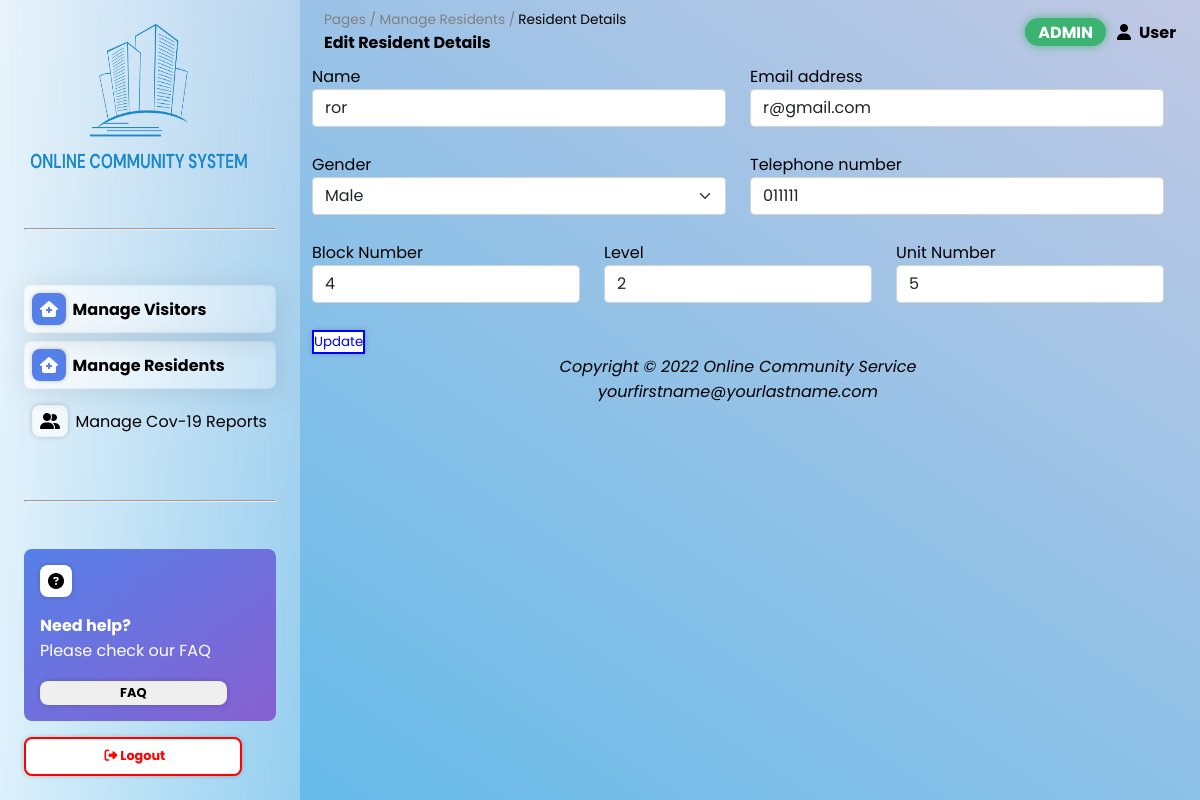
Page /admin/editResidentDetails.php?user_id=1 (signed in) on the committed database.
### tables this page shows
CREATE TABLE `resident` (
  `resident_id` int(11) NOT NULL AUTO_INCREMENT,
  `email` varchar(255) NOT NULL,
  `password` varchar(25) NOT NULL,
  `name` varchar(50) NOT NULL,
  `tel_number` varchar(25) DEFAULT NULL,
  `unit_no` varchar(255) DEFAULT NULL,
  `gender` varchar(25) DEFAULT NULL,
  `block` varchar(50) DEFAULT NULL,
  `level` varchar(25) DEFAULT NULL,
  `photo` varchar(50) DEFAULT NULL,
  PRIMARY KEY (`resident_id`),
  UNIQUE KEY `email` (`email`)
);

### admin/editResidentDetails.php (the view, shortened to what this page needs)
<!DOCTYPE html>
<html lang="en">
<head>
    <link rel="stylesheet" type="text/css" href="../assets/css/stylesheet.css" />
    <?php include_once("../assets/php/config.php"); ?>
</head>
<body>
    <nav>
        <div class="container">
            <img src="../assets/img/logo.png" width="230" height="150">
        </div>
        <hr />
        <div class="container">
            <a href="Display_visitors_details.php">
                <div class="selected navcontrol">
                    <i class="fa-solid fa-house-medical"></i>
                    <span>Manage Visitors</span>
                </div>
            </a>
            <a href="./manageresidents.php">
                <div class="selected navcontrol">
                    <i class="fa-solid fa-house-medical"></i>
                    <span>Manage Residents</span>
                </div>
            </a>
            <a href="./managecovreport.php">
                <div class="navcontrol">
                    <i class="fa-solid fa-user-group"></i>
                    <span>Manage Cov-19 Reports</span>
                </div>
            </a>
        </div>
        <hr />
        <div class="bottom container">
            <div class="profilebox">
                <div><i class="fa-solid fa-circle-question"></i></div>
                <div class="wordprofilebox">
                    <div style="font-weight: bold"><span>Need help?</span></div>
                    <div><span>Please check our FAQ</span></div>
                </div>
                <div><button>FAQ</button></div>
            </div>
            <div class="logout">
                <a href="../assets/php/logout.php"><button><i class="fa-solid fa-right-from-bracket"></i>Logout</button></a>
            </div>
        </div>
    </nav>
    <main>
        <div class="glass">
            <div class="dashboard">
                <div class="leftdash">
                    <div class="up">
                        <div style="color: grey"><span>Pages / Manage Residents /</span></div>
                        <div style="margin-left: 0.2rem">
                            <span>Resident Details</span>
                        </div>
                    </div>
                    <div style="font-weight: bold"><span>Edit Resident Details</span></div>
                </div>
                <div class="rightdash">
                    <div class="status"><span>ADMIN</span></div>
                    <div><i class="fa-solid fa-user"></i><span>User</span></div>
                </div>
            </div>
            <div class="px-4">
                <?php
                $user_id = $_GET['user_id'];
                $result = mysqli_query($connection, "SELECT * FROM resident WHERE resident_id = $user_id");
                $res = mysqli_fetch_array($result);
                ?>
                <form action="../assets/php/updateResident.php" method="post">
                    <div class="row">
                        <div class="col-md-6 col-sm-12">
                            <label for="name" class="form-label">Name</label>
                            <input type="text" class="form-control" id="name" name="name" value="<?php echo $res["name"] ?>" required>
                        </div>
                        <div class="col-md-6 col-sm-12">
                            <label for="email" class="form-label">Email address</label>
                            <input type="email" class="form-control" id="email" name="email" value="<?php echo $res["email"] ?>" required>
                        </div>
                    </div><br>
                    <div class="row">
                        <div class="col-md-6 col-sm-12">
                            <label for="gender" class="form-label">Gender</label>
                            <select class="form-select" name="gender">
                                <option value="male" <?php if ($res["gender"] == "male") {
                                                            echo "selected";
                                                        } ?>>Male</option>
                            </select>
                        </div>
                        <div class="col-md-6 col-sm-12">
                            <label for="telNum" class="form-label">Telephone number</label>
                            <input type="text" class="form-control" id="telNum" name="tel_number" value="<?php echo $res["tel_number"] ?>">
                        </div>
                    </div>
                    <br>
                    <div class="row">
                        <div class="col-md-4 col-sm-12">
                            <label for="block" class="form-label">Block Number</label>
                            <input type="text" class="form-control" id="block" name="block" value="<?php echo $res["block"] ?>">
                        </div>
                        <div class="col-md-4 col-sm-12">
                            <label for="level" class="form-label">Level</label>
                            <input type="text" class="form-control" id="level" name="level" value="<?php echo $res["level"] ?>">
                        </div>
                        <div class="col-md-4 col-sm-12">
                            <label for="unit_no" class="form-label">Unit Number</label>
                            <input type="text" class="form-control" id="unit_no" name="unit_no" value="<?php echo $res["unit_no"] ?>">
                        </div>
                    </div>
                    <br>
                    <div class="row">
                        <div class="col">
                            <button type="submit" value="Submit" class="btn btn-primary">Update</button></a>
                        </div>
                    </div>
                </form>
                <footer>
                    <p class="text-center fst-italic">Copyright &#169; 2022 Online Community Service<br>
                        <a href="mailto:yourfirstname@yourlastname.com">yourfirstname@yourlastname.com</a>
                    </p>
                </footer>
            </div>
        </div>
    </main>
</body>
</html>

### rows in the picture
resident: name "ror", email "r@gmail.com", gender "Male", tel_number "011111", block "4", level "2", unit_no "5"
